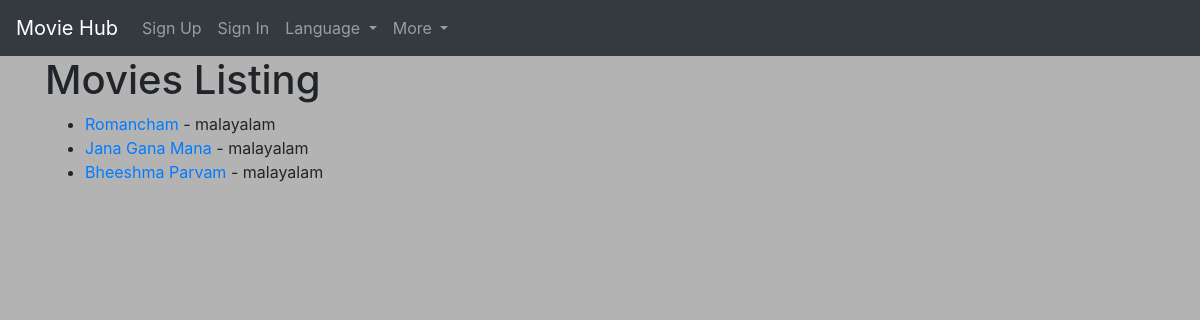
/filter_by_language/, run on the app's committed database.
### Movieapp/models.py (models this page shows, shortened)
class Movie(models.Model):
    title = models.CharField(max_length=100, default='Default Title')
    poster = models.ImageField(upload_to='gallery', default='default_poster.jpg')
    desc = models.TextField(default='Default Description')
    release_date = models.DateTimeField(default='2024-01-01 00:00:00')
    actors = models.TextField(default='Actor 1, Actor 2')
    category = models.CharField(max_length=100, default='Default Category')
    youtube_trailer_link = models.URLField(default='https://www.youtube.com/')
    creator = models.ForeignKey(User, on_delete=models.CASCADE, default=1)
    imdb_rating = models.DecimalField(max_digits=3, decimal_places=1, null=True, blank=True)
    LANGUAGE_CHOICES = [
        ('malayalam', 'Malayalam'),
        ('hindi', 'Hindi'),
        ('english', 'English'),
    ]
    language = models.CharField(max_length=50, choices=LANGUAGE_CHOICES, default='english')

### Movieapp/views.py (the view)
# urls.py: path('filter_by_language/', views.filter_by_language, name='filter_by_language'),
def filter_by_language(request):
    language = request.GET.get('language')
    if language:
        filtered_movies = Movie.objects.filter(language=language)
    else:
        filtered_movies = Movie.objects.all()
    return render(request, 'movies_listing.html', {'filtered_movies': filtered_movies})

### templates/movies_listing.html
{% extends 'base.html' %}
{% block content %}
    <h1>Movies Listing</h1>
<ul>
    {% for movie in filtered_movies %}
        <li>
            <a href="{% url 'Movieapp:details' movie.id %}">{{ movie.title }}</a> - {{ movie.language }}
        </li>
    {% endfor %}
</ul>
{% endblock %}

### data on the page
Movie: title "Romancham", language "malayalam"
Movie: title "Jana Gana Mana", language "malayalam"
Movie: title "Bheeshma Parvam", language "malayalam"
